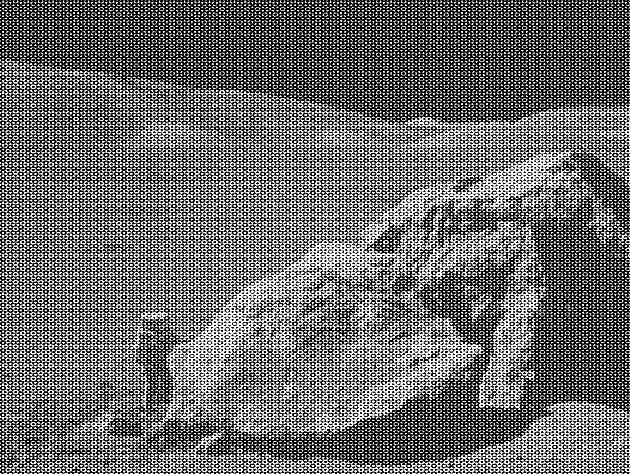
#> input picture Assignment2/moonlanding.png, 630 x 474 px
$ python fft.py
#> lines starting #> are read from the running program, lines starting #| are printed output that depends on the picture
### Assignment2/fourier_transform.py
from time import time
import numpy as np
import matplotlib.pyplot as plt
import cv2
from matplotlib.colors import LogNorm
from utils import *


class FOURIER_TRANSFORM:
    def __init__(self, args):
        self.mode = args.MODE
        self.image = cv2.imread(args.IMAGE, cv2.IMREAD_GRAYSCALE)
#> self.image is the input picture: shape (474, 630); min 0, max 255, mean 108.1
        if(self.mode == 1):
            self.perform_fft(self.image)
        elif(self.mode == 2):
            self.perform_denoising(self.image)
        elif(self.mode == 3):
            self.perform_compression(self.image)
        elif(self.mode == 4):
            self.perform_runtime_analysis()

    # [4 lines left out: function display, not called in this run]

    def closest_power_of_2(self, n):
        # Find the closest power of 2
        return 2**(n-1).bit_length()

    def perform_fft(self, image):
        # Output a one by two subplot where the first subplot is the original image and the second subplot is the denoised image
        plt.subplot(1, 2, 1)
        plt.imshow(image, cmap='gray', norm=LogNorm())
        plt.title('Original Image')

        # Before doing the FFT, we need to pad the image so that it is a power of 2
        # The padding is done by adding zeros to the end of the image
        N = image.shape[0]
#> N = 474
        M = image.shape[1]
#> M = 630
        N_padded = self.closest_power_of_2(N)
#> N_padded = 512
        M_padded = self.closest_power_of_2(M)
#> M_padded = 1024
        # pad the image with zeros
        padded_image = np.zeros((N_padded, M_padded), dtype=complex)
        padded_image[:N, :M] = image

        # Perform the FFT of the image
        transformed_image = fft_2d(padded_image)

        # Perform the inverse FFT of the image
        plt.subplot(1, 2, 2)
        plt.imshow(abs(transformed_image), norm=LogNorm())
        plt.title('Default Image')
        plt.show()

    # [139 lines left out: functions perform_denoising, perform_compression, perform_runtime_analysis, image_compression, not called in this run]

    def print_img_compression_log(self, cl, count):
        nzv = int(count * ((100 - cl) / 100.0))
        print('non zero values for level {}% are {} out of {}'.format(cl, nzv, count))

    # [15 lines left out: function test, not called in this run]

### Assignment2/utils.py
import numpy as np


# [89 lines left out: functions dft_naive_1d_explicit, dft_inverse_1d_explicit, dft_naive_2d_explicit, dft_inverse_2d_explicit, fft_1d_explicit, fft_inverse_1d_explicit, not called in this run]

# --- Methods below this line are significantly more efficient than the methods above ---

def dft_naive_1d(x):
    # Computes DFT of 1D array x
    x = np.asarray(x, dtype=complex)
    N = x.shape[0]
    n = np.arange(N)
    k = n.reshape((N, 1))
    M = np.exp(-2j*np.pi/N*k*n)
    return np.dot(M, x)

# [34 lines left out: functions dft_inverse_1d, dft_naive_2d, dft_inverse_2d, not called in this run]

def fft_1d(x):
    x = np.asarray(x, dtype=complex)
    N = x.shape[0]
    X = np.zeros(N, dtype=complex)
    if N % 2 != 0:
        raise ValueError("size of x must be a power of 2")
    # if the array is small enough, use the naive method
    if N <= 16:
        X = dft_naive_1d(x)
    else:
        # split the array into two halves
        X_even = fft_1d(x[::2])
        X_odd = fft_1d(x[1::2])
        # compute the sum of the two halves
        half = N//2
        factor = np.exp(-2j*np.pi*np.arange(N)/N)
        X = np.concatenate([X_even + factor[:half]*X_odd, X_even + factor[half:]*X_odd])
    return X

# [18 lines left out: function fft_inverse_1d, not called in this run]

def fft_2d(f):
    f = np.asarray(f, dtype=complex)
    M = f.shape[0]
#> M = 512
    N = f.shape[1]
#> N = 1024
    F = np.zeros((M, N), dtype=complex)

    # use fft_1d to compute the FFT of each column
    for n in range(N):
        F[:,n] = fft_1d(f[:,n])
    # use fft_1d to compute the FFT of each row
    for m in range(M):
        F[m,:] = fft_1d(F[m,:])
    return F

# [13 lines left out: function fft_inverse_2d, not called in this run]

### Assignment2/fft.py
import argparse
from fourier_transform import FOURIER_TRANSFORM


def __main__():
    args = set_arguments()
    FOURIER_TRANSFORM(args)
#> in perform_fft, `plt.show()`:
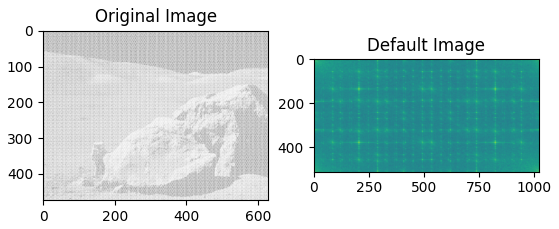
#> figure drawn by matplotlib, 2 panels

def set_arguments():
    parser = argparse.ArgumentParser(description="Fourier Transform!")
    parser.add_argument("-m", type=int, help="Mode",
                        dest="MODE", default=1)
    parser.add_argument(
        "-i", help="Image", dest="IMAGE", default='moonlanding.png')

    return parser.parse_args()


if __name__ == "__main__":
    __main__()
